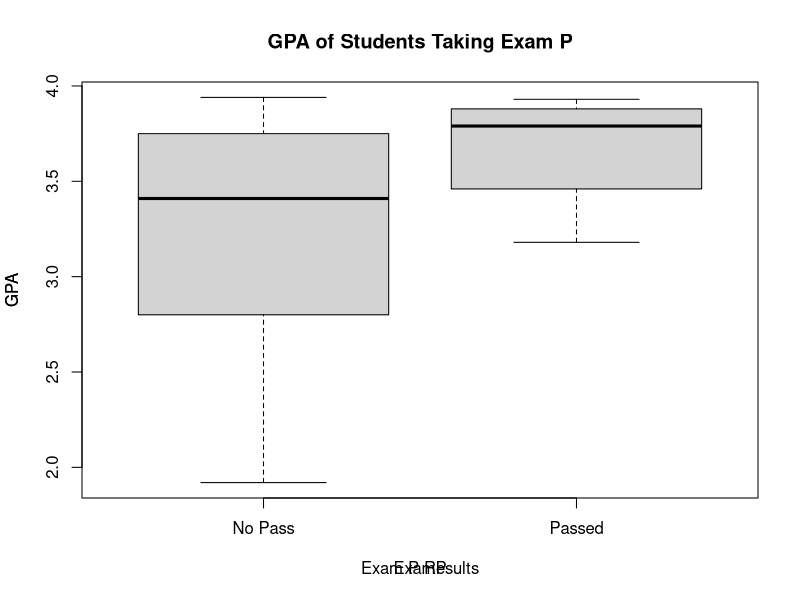
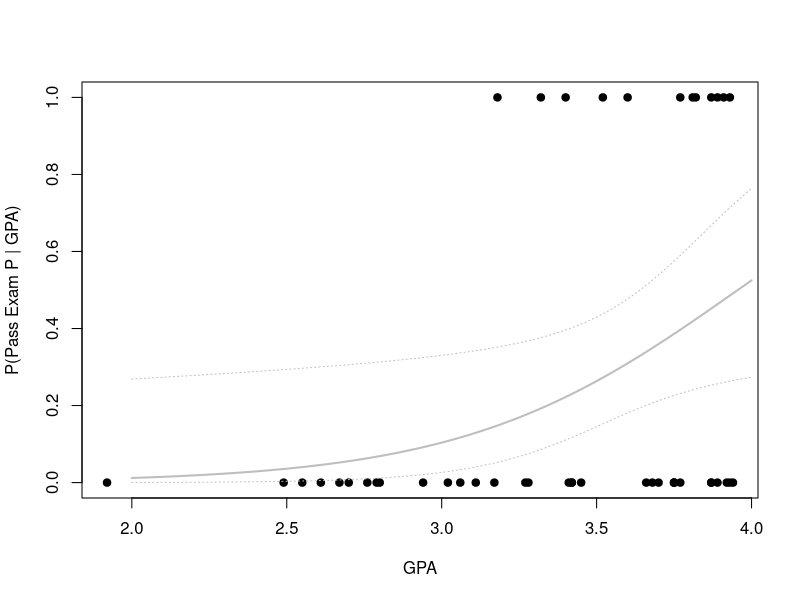
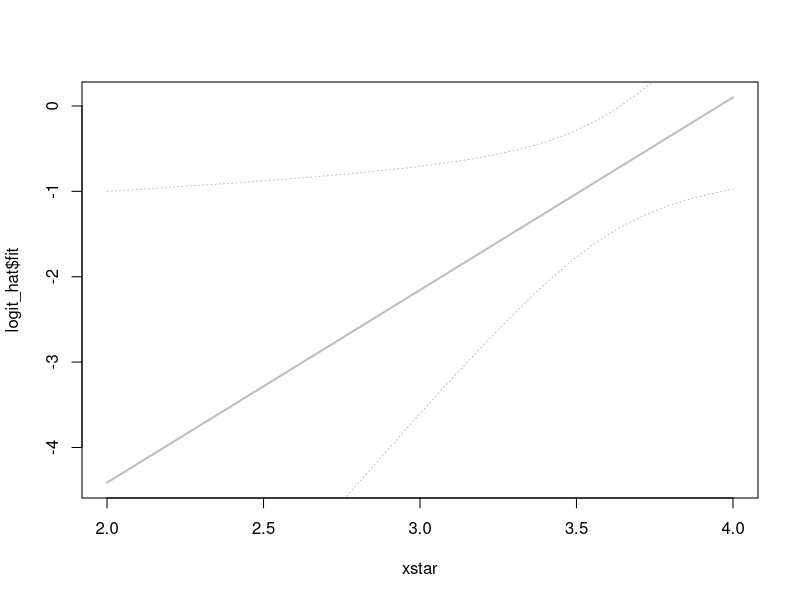

R code for these plots, in order:
# Sam Tenney
# Exam P

# Data

# Read in the data
exam <- read.csv(text = '
Student,ExamP,GPA
2,No Pass,3.42
3,No Pass,3.93
4,No Pass,3.41
5,No Pass,3.75
6,Passed,3.18
7,No Pass,2.76
8,No Pass,3.68
9,No Pass,3.11
10,Passed,3.77
11,No Pass,3.06
12,No Pass,3.89
13,No Pass,3.28
14,Passed,3.82
15,No Pass,2.8
16,No Pass,3.45
17,No Pass,3.75
18,No Pass,3.7
19,No Pass,2.61
20,No Pass,3.17
21,Passed,3.93
22,No Pass,2.94
23,No Pass,2.49
24,No Pass,3.77
25,No Pass,2.7
26,Passed,3.4
27,No Pass,3.87
28,No Pass,2.55
29,Passed,3.81
30,No Pass,1.92
31,No Pass,2.79
32,No Pass,3.42
33,Passed,3.91
34,No Pass,3.94
35,Passed,3.6
36,Passed,3.89
37,No Pass,3.66
38,No Pass,3.02
39,Passed,3.87
40,No Pass,3.92
41,No Pass,3.27
42,Passed,3.32
43,Passed,3.52
44,No Pass,3.75
45,No Pass,3.87
46,No Pass,2.67
', header = TRUE)

str(exam)

# EDA

# Make a proportion table
examtable <- table(exam$GPA>=3.5, exam$ExamP)
prop.table(examtable, margin = 1)

# Make a boxplot
boxplot(GPA ~ ExamP, data = exam)
title(main = "GPA of Students Taking Exam P", xlab = "Exam P Results", ylab = "GPA")


# Analysis
# How is it different?
# Response Variable: Pass (1), No Pass (0)
exam$Pass <- ifelse(exam$ExamP == "Passed", 1, 0)

# Explanatory variable: GPA (Quantitative)
# Model: 
# log( P(Pass) / P(No Pass) )
#   = beta0 + beta1 GPA

exam_out <- glm(Pass ~ GPA, data = exam, family = "binomial")
summary(exam_out)

# beta1 = 2.256
#   For a one unit increase in GPA we estimate an increase of 2.256 in the log odds ratio

# Interpret GPA effect
exp(2.256)
# estimated increase in odds of passing Exam P by 9.54
# (almost 10 times) for increasing GPA by 1 (student increasing from B to A)

# Is GPA statistically significant?
# Ho: beta1 = 0
# z-test
summary(exam_out)
# LRT X^2 test
exam_reduced <- glm(Pass ~ +1, data = exam, family = "binomial")
anova(exam_reduced, exam_out, test = "Chisq")

# 95% CI on beta1
confint(exam_out)
# 95% on exp(beta1)
exp( confint(exam_out)[-1,] )
# Since 1 is not in the interval (because exp), then it is statistically significant

# Predict probability of passing for students with 3.25 and 3.85 GPA
predict(exam_out, newdata = data.frame(GPA=c(3.25, 3.85)), type = "response")

# Graphic of logistic regression model that uses GPA to model passing Exam P
# Graphic must include the data, estimated logistic regression model and 95% CI for P(Passed | GPA = x)
plot(Pass ~ GPA, data = exam, pch = 19,
     xlab = "GPA", ylab = "P(Pass Exam P | GPA)")
# Curve
xstar <- seq(2, 4, length = 100)
phat <- predict(exam_out, newdata = data.frame(GPA = xstar), type = "response")
lines(xstar, phat, col = "gray", lwd = 2)
# CI on curve
logit_hat <- predict(exam_out, newdata = data.frame(GPA = xstar), type = "link", se = TRUE)
logit_L <- logit_hat$fit - 1.96*logit_hat$se
logit_U <- logit_hat$fit + 1.96*logit_hat$se
phat_L <- exp(logit_L) / (1+exp(logit_L))
phat_U <- exp(logit_U) / (1+exp(logit_U))
lines(xstar, phat_L, col = "gray", lty = 3)
lines(xstar, phat_U, col = "gray", lty = 3)

# Log-Odds ratio
plot(xstar, logit_hat$fit, type = "l", col = "gray", lwd = 2)
lines(xstar, logit_L, col = "gray", lty = 3)
lines(xstar, logit_U, col = "gray", lty = 3)